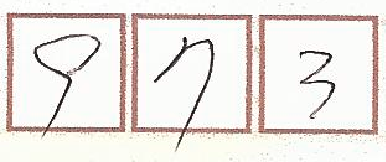
#> input picture 59548245-get-rectangular-box-contours-with-distractions/1.png, 386 x 162 px
$ python get_rectangular_box_contours.py
#> lines starting #> are read from the running program, lines starting #| are printed output that depends on the picture; after the words box and inside, x2 and y2 are one past the last pixel; in counts of white or black regions, pixels touching at a corner belong together
import cv2
import numpy as np

# Load image, grayscale, blur, Otsu's threshold
image = cv2.imread('1.png')
#> image is the input picture: shape (162, 386, 3); mean B, G, R 226.5, 230.4, 235.7
original = image.copy()
mask = np.zeros(image.shape, dtype=np.uint8)
gray = cv2.cvtColor(image, cv2.COLOR_BGR2GRAY)
blur = cv2.GaussianBlur(gray, (5,5), 0)
thresh = cv2.threshold(blur, 0, 255, cv2.THRESH_BINARY_INV + cv2.THRESH_OTSU)[1]
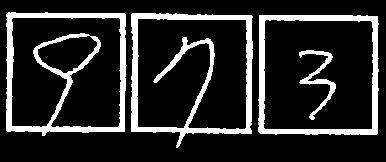
#> thresh: shape (162, 386); 16.1% white; 4 white regions, box (x1, y1, x2, y2) and area: (131, 13, 253, 148) 3448, (6, 12, 127, 136) 3440, (258, 15, 379, 135) 2597, (299, 50, 336, 120) 578

# Find horizontal lines
horizontal_kernel = cv2.getStructuringElement(cv2.MORPH_RECT, (50,1))
detect_horizontal = cv2.morphologyEx(thresh, cv2.MORPH_OPEN, horizontal_kernel, iterations=2)
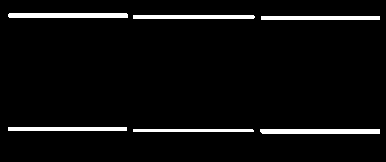
#> detect_horizontal: shape (162, 386); 4.8% white; 6 white regions
cnts = cv2.findContours(detect_horizontal, cv2.RETR_EXTERNAL, cv2.CHAIN_APPROX_SIMPLE)
#> cnts = 6 contours; box (x1, y1, x2, y2) and area: (8, 13, 128, 18) 474, (260, 129, 380, 134) 474, (133, 15, 255, 19) 362, (8, 127, 127, 131) 354, (261, 16, 380, 20) 354, (133, 129, 254, 132) 240
cnts = cnts[0] if len(cnts) == 2 else cnts[1]
for c in cnts:
    cv2.drawContours(mask, [c], -1, (255,255,255), 3)
#> this loop made 6 passes
#> c on passes 3 to 4: [[8, 127], [8, 130], [126, 130], [126, 127]], [[261, 16], [261, 19], [379, 19], [379, 16]]
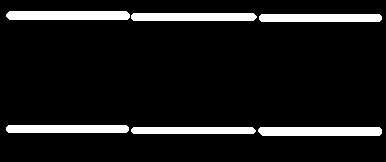
#> mask: shape (162, 386, 3); 9.6% white; 6 white regions, box (x1, y1, x2, y2) and area: (258, 127, 382, 136) 1097, (6, 11, 130, 20) 1095, (131, 13, 257, 21) 990, (259, 14, 382, 22) 972, (6, 125, 129, 133) 972, (131, 127, 256, 134) 860

# Find vertical lines
vertical_kernel = cv2.getStructuringElement(cv2.MORPH_RECT, (1,50))
#> vertical_kernel = 50 values from 1 to 1
detect_vertical = cv2.morphologyEx(thresh, cv2.MORPH_OPEN, vertical_kernel, iterations=2)
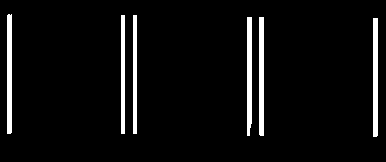
#> detect_vertical: shape (162, 386); 5.3% white; 6 white regions
cnts = cv2.findContours(detect_vertical, cv2.RETR_EXTERNAL, cv2.CHAIN_APPROX_SIMPLE)
#> cnts = 6 contours; box (x1, y1, x2, y2) and area: (7, 14, 12, 134) 474, (373, 18, 378, 137) 472, (259, 17, 264, 136) 472, (247, 17, 252, 136) 453, (133, 15, 137, 134) 354, (121, 15, 125, 134) 354
cnts = cnts[0] if len(cnts) == 2 else cnts[1]
for c in cnts:
    cv2.drawContours(mask, [c], -1, (255,255,255), 3)
#> this loop made 6 passes
#> c on passes 4 to 5: [[133, 15], [133, 133], [136, 133], [136, 15]], [[121, 15], [121, 133], [124, 133], [124, 15]]
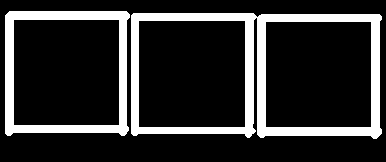
#> mask: shape (162, 386, 3); 18.6% white; 2 white regions, box (x1, y1, x2, y2) and area: (131, 13, 382, 139) 7713, (5, 11, 130, 136) 3913

# Morph open
mask = cv2.cvtColor(mask, cv2.COLOR_BGR2GRAY)
kernel = cv2.getStructuringElement(cv2.MORPH_RECT, (7,7))
opening = cv2.morphologyEx(mask, cv2.MORPH_OPEN, kernel, iterations=1)
#> opening: shape (162, 386); 18.4% white; 3 white regions

# Draw rectangle and save each ROI
number = 0
cnts = cv2.findContours(opening, cv2.RETR_EXTERNAL, cv2.CHAIN_APPROX_SIMPLE)
#> cnts = 3 contours; box (x1, y1, x2, y2) and area: (257, 14, 381, 137) 14771, (5, 11, 128, 134) 14656, (131, 13, 254, 136) 14642
cnts = cnts[0] if len(cnts) == 2 else cnts[1]
for c in cnts:
    x,y,w,h = cv2.boundingRect(c)
    cv2.rectangle(image, (x, y), (x + w, y + h), (36,255,12), 2)
    ROI = original[y:y+h, x:x+w]
    cv2.imwrite('ROI_{}.png'.format(number), ROI)
    number += 1
#> this loop made 3 passes
#> (x, y, w) on passes 1 to 3: (257, 14, 124), (131, 13, 123), (5, 11, 123)
#> pass 1, `ROI = original[y:y+h, x:x+w]`:
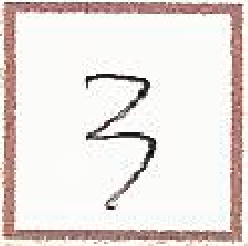
#> ROI: shape (123, 124, 3) (shown 2 times larger); mean B, G, R 221.9, 224.9, 232.5
#> after the loop:
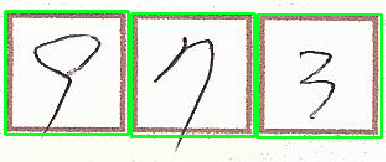
#> image: shape (162, 386, 3); 7.07% of pixels changed, all inside (x1, y1, x2, y2) = (4, 10, 383, 139)
#> after the loop, number = 3

cv2.imshow('thresh', thresh)
cv2.imshow('mask', mask)
cv2.imshow('opening', opening)
cv2.imshow('image', image)
cv2.waitKey()
